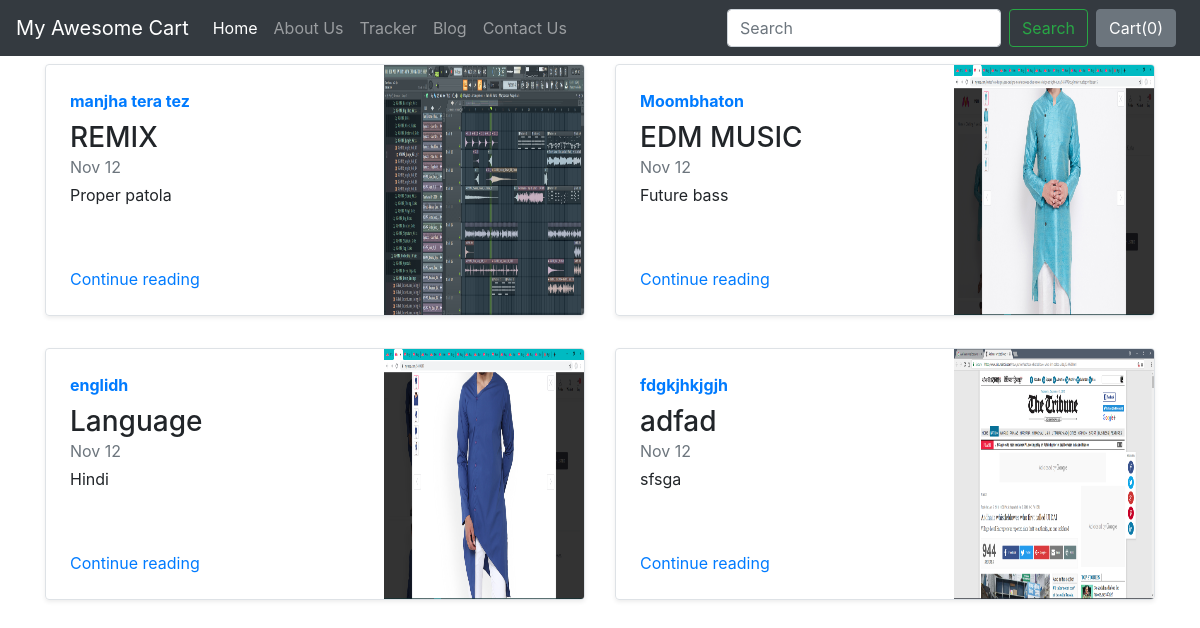
Screenshot of /blog/ with the database file from the repository.
### blog/models.py (models this page shows, shortened)
class Blogpost(models.Model):
    post_id = models.AutoField(primary_key=True)
    title = models.CharField(max_length=50)
    head0 = models.CharField(max_length=500, default="")
    chead0 = models.CharField(max_length=5000, default="")
    head1 = models.CharField(max_length=500, default="")
    chead1 = models.CharField(max_length=5000, default="")
    head2 = models.CharField(max_length=500, default="")
    chead2 = models.CharField(max_length=5000, default="")
    pub_date = models.DateField()
    thumbnail = models.ImageField(upload_to='shop/images', default="")

### blog/views.py (the view)
# urls.py: path('', views.index),
def index(request):
    myposts = Blogpost.objects.all()
    return render(request,'blog/index.html',{'myposts':myposts})

### blog/templates/blog/index.html
{% extends 'blog/basic.html' %}
{% block body %}
<div class="container">
    <div class="row my-2">
     {% for i in myposts %}
        <div class="col-md-6">
            <div
                class="row no-gutters border rounded overflow-hidden flex-md-row mb-4 shadow-sm h-md-250 position-relative">
                <div class="col p-4 d-flex flex-column position-static">
                    <strong class="d-inline-block mb-2 text-primary">{{i.head1}}</strong>
                    <h3 class="mb-0">{{i.title}}</h3>
                    <div class="mb-1 text-muted">Nov 12</div>
                    <p class="card-text mb-auto">{{i.head0}}</p>
                    <a href="blogpost/{{i.post_id}}" class="stretched-link">Continue reading</a>
                </div>
                <div class="col-auto d-none d-lg-block">
                    <img src='/media/{{i.thumbnail}}' class="bd-placeholder-img" width="200" height="250"
                        aria-label="Placeholder: Thumbnail"/>
                </div>
            </div>
        </div>
        {% if forloop.counter|divisibleby:2 %}
    </div><div class="row my-2">
    {% endif %}
    {% endfor %}
</div>
{% endblock %}

### rows the page displays
Blogpost: head1 "manjha tera tez", title "REMIX", head0 "Proper patola", thumbnail (picture)
Blogpost: head1 "Moombhaton", title "EDM MUSIC", head0 "Future bass", thumbnail (picture)
Blogpost: head1 "englidh", title "Language", head0 "Hindi", thumbnail (picture)
Blogpost: head1 "fdgkjhkjgjh", title "adfad", head0 "sfsga", thumbnail (picture)
